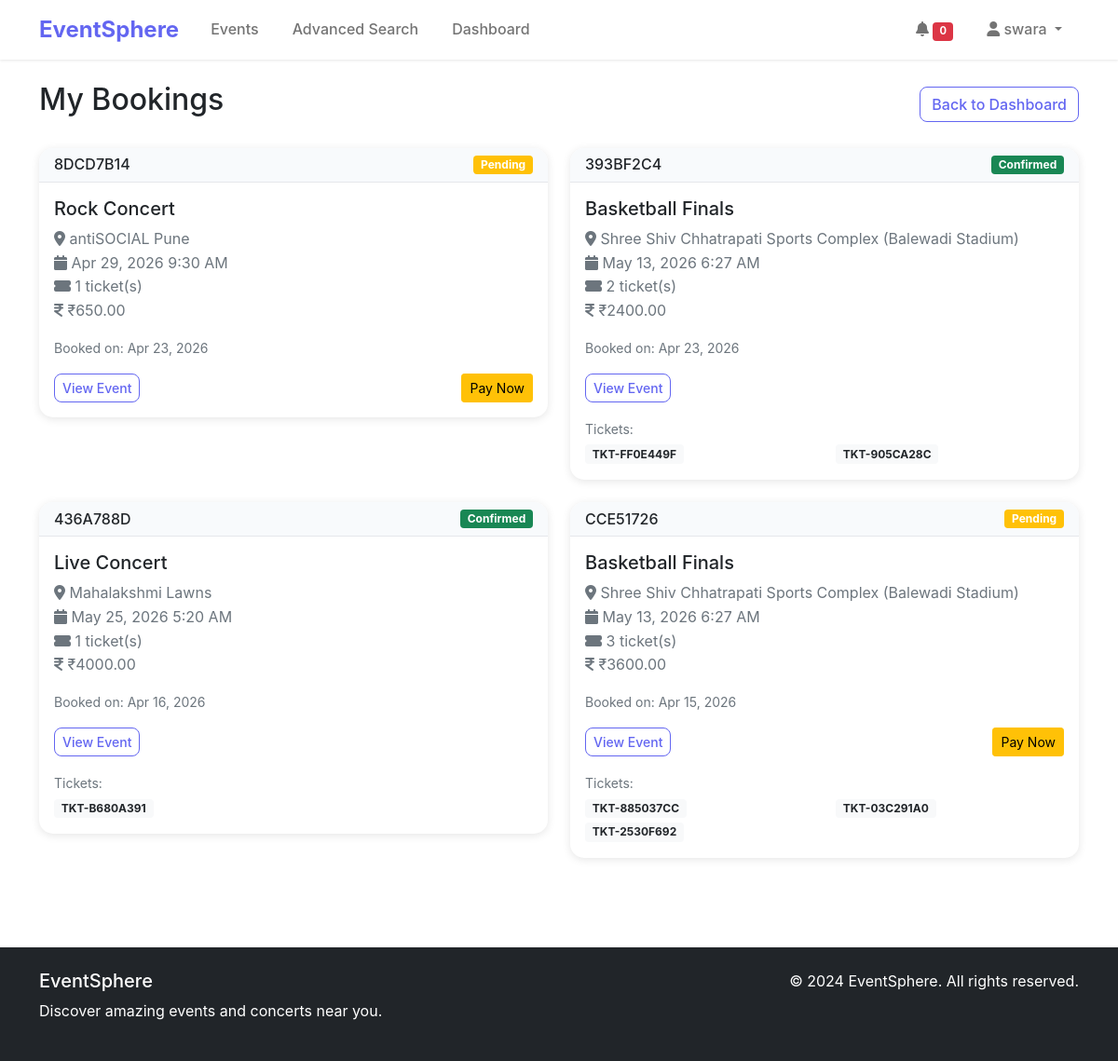
Page /events/my-bookings/ (signed in) on the committed database.
### events/models.py (models this page shows, shortened)
class Booking(models.Model):
    STATUS_CHOICES = [
        ('pending', 'Pending'),
        ('confirmed', 'Confirmed'),
        ('cancelled', 'Cancelled'),
        ('completed', 'Completed'),
    ]
    user = models.ForeignKey(User, on_delete=models.CASCADE)
    event = models.ForeignKey(Event, on_delete=models.CASCADE)
    quantity = models.PositiveIntegerField(default=1)
    total_amount = models.DecimalField(max_digits=10, decimal_places=2)
    status = models.CharField(max_length=20, choices=STATUS_CHOICES, default='pending')
    booking_reference = models.CharField(max_length=20, unique=True)
    payment_method = models.CharField(max_length=50, default='UPI')
    transaction_id = models.CharField(max_length=100, blank=True, null=True)
    created_at = models.DateTimeField(auto_now_add=True)
    updated_at = models.DateTimeField(auto_now=True)
    class Meta:
        ordering = ['-created_at']

class Event(models.Model):
    title = models.CharField(max_length=200)
    description = models.TextField()
    category = models.ForeignKey(Category, on_delete=models.CASCADE)
    venue = models.ForeignKey(Venue, on_delete=models.CASCADE)
    date = models.DateTimeField()
    price = models.DecimalField(max_digits=10, decimal_places=2)
    image = models.ImageField(upload_to='events/', blank=True, null=True)
    created_by = models.ForeignKey(User, on_delete=models.CASCADE, null=True, blank=True)
    created_at = models.DateTimeField(auto_now_add=True)
    updated_at = models.DateTimeField(auto_now=True)
    is_active = models.BooleanField(default=True)
    class Meta:
        ordering = ['date']

class Venue(models.Model):
    name = models.CharField(max_length=200)
    address = models.TextField()
    city = models.CharField(max_length=100)
    state = models.CharField(max_length=100)
    zip_code = models.CharField(max_length=20)
    capacity = models.IntegerField(default=0)

class Ticket(models.Model):
    booking = models.ForeignKey(Booking, on_delete=models.CASCADE, related_name='tickets')
    ticket_number = models.CharField(max_length=20, unique=True)
    is_used = models.BooleanField(default=False)
    used_at = models.DateTimeField(null=True, blank=True)

### events/views.py (the view)
# urls.py: path('my-bookings/', views.my_bookings, name='my_bookings'),
@login_required
def my_bookings(request):
    bookings = Booking.objects.filter(user=request.user)
    context = {
        'bookings': bookings,
    }
    return render(request, 'events/my_bookings.html', context)

### templates/events/my_bookings.html (shortened to what this page needs)
{% extends 'base.html' %}
{% load static %}
{% block content %}
<div class="container py-4">
    <div class="d-flex justify-content-between align-items-center mb-4">
        <h2>My Bookings</h2>
        <a href="{% url 'dashboard:dashboard' %}" class="btn btn-outline-primary">Back to Dashboard</a>
    </div>
    {% if bookings %}
    <div class="row">
        {% for booking in bookings %}
        <div class="col-md-6 mb-4">
            <div class="card">
                <div class="card-header d-flex justify-content-between align-items-center">
                    <h6 class="mb-0">{{ booking.booking_reference }}</h6>
                    <span class="badge bg-{% if booking.status == 'confirmed' %}success{% elif booking.status == 'pending' %}warning{% elif booking.status == 'cancelled' %}danger{% else %}secondary{% endif %}">
                        {{ booking.get_status_display }}
                    </span>
                </div>
                <div class="card-body">
                    <h5 class="card-title">{{ booking.event.title }}</h5>
                    <p class="card-text text-muted">
                        <i class="fas fa-map-marker-alt"></i> {{ booking.event.venue.name }}<br>
                        <i class="fas fa-calendar"></i> {{ booking.event.date|date:"M d, Y g:i A" }}<br>
                        <i class="fas fa-ticket-alt"></i> {{ booking.quantity }} ticket(s)<br>
                        <i class="fas fa-indian-rupee-sign"></i> ₹{{ booking.total_amount }}
                    </p>
                    <p class="text-muted small">
                        Booked on: {{ booking.created_at|date:"M d, Y" }}
                    </p>
                    <div class="d-flex justify-content-between">
                        <a href="{% url 'events:event_detail' booking.event.pk %}" class="btn btn-outline-primary btn-sm">View Event</a>
                        {% if booking.status == 'pending' %}
                        <a href="{% url 'events:initiate_payment' booking.id %}" class="btn btn-warning btn-sm">Pay Now</a>
                        {% endif %}
                    </div>
                    {% if booking.tickets.all %}
                    <div class="mt-3">
                        <small class="text-muted">Tickets:</small>
                        <div class="row">
                            {% for ticket in booking.tickets.all %}
                            <div class="col-6">
                                <small class="badge bg-light text-dark">{{ ticket.ticket_number }}</small>
                            </div>
                            {% endfor %}
                        </div>
                    </div>
                    {% endif %}
                </div>
            </div>
        </div>
        {% endfor %}
    </div>
    {% endif %}
</div>
{% endblock %}

### templates/base.html (shortened to what this page needs)
<!DOCTYPE html>
<html lang="en">
<head>
    {% load static %}
    <link href="https://cdn.jsdelivr.net/npm/bootstrap@5.1.3/dist/css/bootstrap.min.css" rel="stylesheet">
    <link href="https://cdnjs.cloudflare.com/ajax/libs/font-awesome/6.0.0/css/all.min.css" rel="stylesheet">
    <link href="{% static 'css/style.css' %}" rel="stylesheet">
</head>
<body>
    <nav class="navbar navbar-expand-lg navbar-light bg-white shadow-sm">
        <div class="container">
            <a class="navbar-brand fw-bold" href="{% url 'home' %}">EventSphere</a>
            <div class="collapse navbar-collapse" id="navbarNav">
                <ul class="navbar-nav me-auto">
                    <li class="nav-item">
                        <a class="nav-link" href="{% url 'events:event_list' %}">Events</a>
                    </li>
                    <li class="nav-item">
                        <a class="nav-link" href="{% url 'events:advanced_search' %}">Advanced Search</a>
                    </li>
                    {% if user.is_authenticated %}
                    <li class="nav-item">
                        <a class="nav-link" href="{% url 'dashboard:dashboard' %}">Dashboard</a>
                    </li>
                    {% endif %}
                </ul>
                <ul class="navbar-nav">
                    {% if user.is_authenticated %}
                    <li class="nav-item">
                        <a class="nav-link" href="{% url 'notifications:notification_list' %}">
                            <i class="fas fa-bell"></i>
                            <span class="badge bg-danger" id="notification-count" style="font-size: 0.7em;">0</span>
                        </a>
                    </li>
                    <li class="nav-item dropdown">
                        <a class="nav-link dropdown-toggle" href="#" id="navbarDropdown" role="button" data-bs-toggle="dropdown">
                            <i class="fas fa-user"></i> {{ user.username }}
                        </a>
                    </li>
                    {% endif %}
                </ul>
            </div>
        </div>
    </nav>
    <main>
        {% block content %}
        {% endblock %}
    </main>
    <footer class="bg-dark text-white py-4 mt-5">
        <div class="container">
            <div class="row">
                <div class="col-md-6">
                    <h5>EventSphere</h5>
                    <p>Discover amazing events and concerts near you.</p>
                </div>
                <div class="col-md-6 text-md-end">
                    <p>&copy; 2024 EventSphere. All rights reserved.</p>
                </div>
            </div>
        </div>
    </footer>
</body>
</html>

### static/css/style.css (style rules this page uses)
:root { --primary-color: #6366f1; --secondary-color: #8b5cf6; --dark-color: #1f2937; --light-color: #f8fafc; }
body { font-family: 'Inter', -apple-system, BlinkMacSystemFont, sans-serif; line-height: 1.6; }
.navbar-brand { font-size: 1.5rem; color: var(--primary-color) !important; }
.navbar-nav .nav-link { font-weight: 500; margin: 0 10px; }
.btn-outline-primary { color: var(--primary-color); border-color: var(--primary-color); border-radius: 8px; font-weight: 500; }
.card { border: none; border-radius: 15px; box-shadow: 0 2px 10px rgba(0, 0, 0, 0.1); }
.card-header { background-color: var(--light-color); border-bottom: 1px solid #e5e7eb; border-radius: 15px 15px 0 0 !important; font-weight: 600; }
.shadow-sm { box-shadow: 0 1px 3px rgba(0, 0, 0, 0.1) !important; }
footer { margin-top: auto; }

### rows in the picture
Booking: booking_reference "8DCD7B14", status "Pending", event "Rock Concert", event.venue.name "antiSOCIAL Pune", event "Apr 29, 2026 9:30 AM", quantity "1", total_amount "650.00", created_at "Apr 23, 2026", shows "Pay Now"
Booking: booking_reference "393BF2C4", status "Confirmed", event "Basketball Finals", event.venue.name "Shree Shiv Chhatrapati Sports Complex (Balewadi Stadium)", event "May 13, 2026 6:27 AM", quantity "2", total_amount "2400.00", created_at "Apr 23, 2026"
Ticket: ticket_number "TKT-FF0E449F"
Ticket: ticket_number "TKT-905CA28C"
Booking: booking_reference "436A788D", status "Confirmed", event "Live Concert", event.venue.name "Mahalakshmi Lawns", event "May 25, 2026 5:20 AM", quantity "1", total_amount "4000.00", created_at "Apr 16, 2026"
Ticket: ticket_number "TKT-B680A391"
Booking: booking_reference "CCE51726", status "Pending", event "Basketball Finals", event.venue.name "Shree Shiv Chhatrapati Sports Complex (Balewadi Stadium)", event "May 13, 2026 6:27 AM", quantity "3", total_amount "3600.00", created_at "Apr 15, 2026", shows "Pay Now"
Ticket: ticket_number "TKT-885037CC"
Ticket: ticket_number "TKT-03C291A0"
Ticket: ticket_number "TKT-2530F692"

### other values in the picture
{{ user.username }} "swara"
